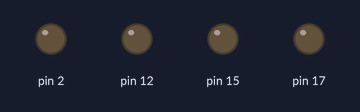
The sketch below on a simulated Arduino Uno, built with avr-gcc and run on an emulated ATmega328P. Parts: output pins drawn as LEDs (lit = HIGH).

Above: at 0.05 s.
At 0.2 s:
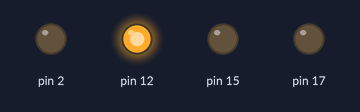
At 0.4 s:
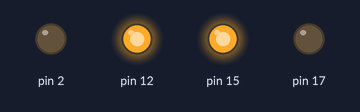
At 0.6 s:
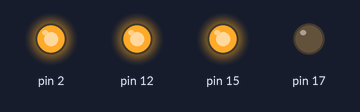
At 1.75 s:
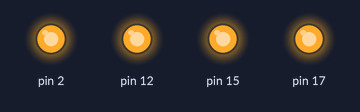
At 2.85 s:
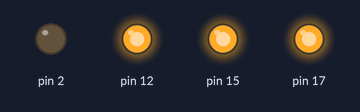
Timing chart, 0 to 3.1 s (numbered marks = the images above):
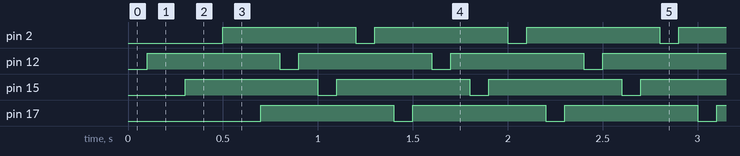

Measured:
- by itself, pin 2, pin 12, pin 15, pin 17: alternates HIGH for 0.70 s and LOW for 0.10 s

The sketch:

sketch2.ino
```cpp
struct LED{
  String name;
  int iot = 12;
  int ntp = 15;
  int wifi = 2;
  int bt = 17;
  };
struct LED led1,led2,led3,led4;

  int led[4] = {led1.iot, led2.ntp ,led3.wifi ,led4.bt};


void setup() {
  Serial.begin(9600);
  pinMode (led1.iot,OUTPUT);
  pinMode (led1.ntp,OUTPUT);
  pinMode (led1.wifi,OUTPUT);
  pinMode (led1.bt,OUTPUT);


}

void loop() {

  for (int i = 0 ; i < 4 ; i++){
    digitalWrite(led[i],LOW);
    delay(100);
    digitalWrite(led[i],HIGH);
    delay(100);
    }


}
```
